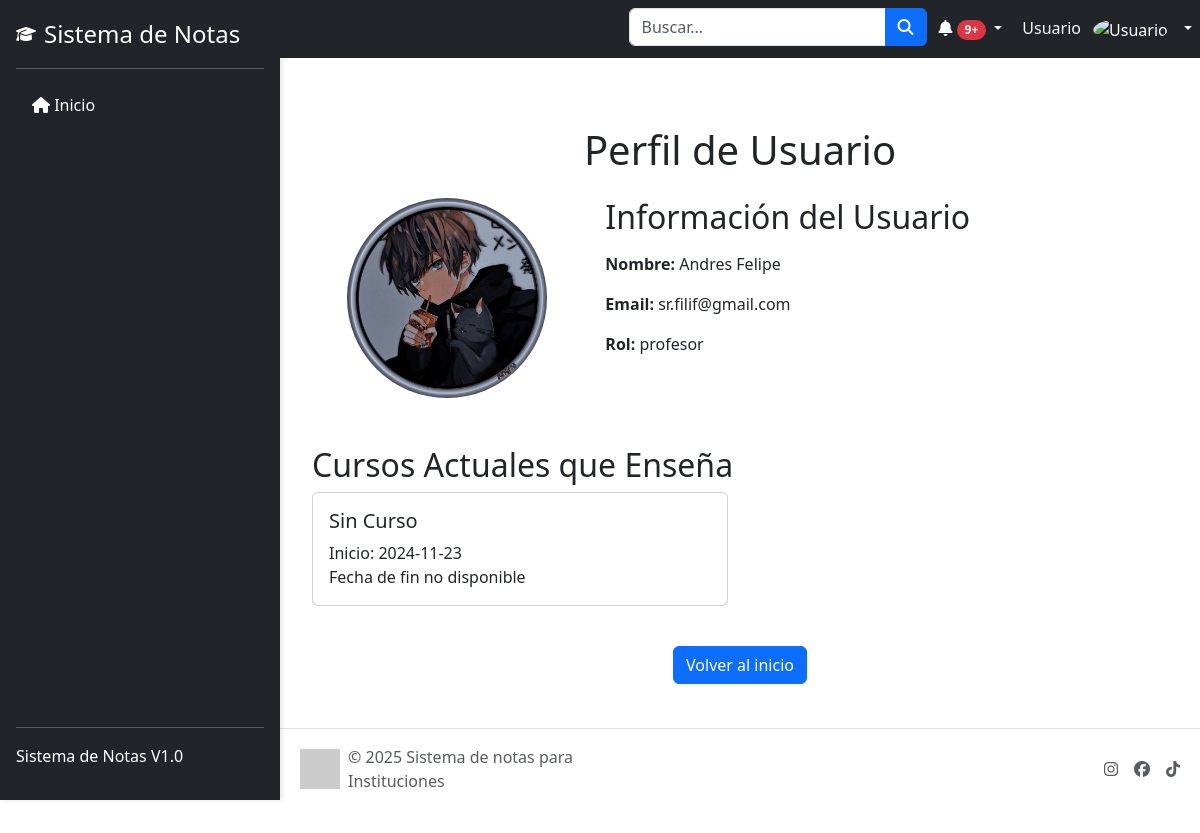
The page /dashboard/perfil.php?userid=1 on the database its author committed.
### tables this page shows
CREATE TABLE `usuarios` (
  `id` int(11) NOT NULL,
  `nombre` varchar(100) NOT NULL,
  `email` varchar(100) NOT NULL,
  `password` varchar(255) NOT NULL,
  `rol` enum('estudiante','profesor','administrador','desarrollador','moderador') NOT NULL,
  `fecha_registro` timestamp NOT NULL DEFAULT current_timestamp(),
  `numero_identidad` varchar(20) NOT NULL,
  `sexo` enum('masculino','femenino','otro') NOT NULL,
  `avatar` varchar(255) DEFAULT NULL,
  `fecha_nacimiento` date NOT NULL DEFAULT current_timestamp(),
  `telefono` int(11) NOT NULL,
  `direccion` text NOT NULL
);

CREATE TABLE `cursos_actuales` (
  `id` int(11) NOT NULL,
  `usuario_id` int(11) NOT NULL,
  `curso_id` int(11) NOT NULL,
  `fecha_inicio` date DEFAULT curdate(),
  `fecha_fin` date DEFAULT NULL
);

CREATE TABLE `cursos` (
  `id` int(11) NOT NULL,
  `nombre` varchar(100) NOT NULL,
  `materia_id` int(11) NOT NULL
);

### dashboard/perfil.php (the view, shortened to what this page needs)
<?php
include '../database.php';
$usuario_id = isset($_GET['userid']) ? intval($_GET['userid']) : (isset($_SESSION['usuario_id']) ? $_SESSION['usuario_id'] : 0);
$cursos_result = null;
$materias_result = null;
if ($usuario_id > 0) {
    $query = "SELECT id, nombre, email, fecha_registro, rol, avatar FROM usuarios WHERE id = ?";
    if ($stmt = $conn->prepare($query)) {
        $stmt->bind_param("i", $usuario_id);
        $stmt->execute();
        $result = $stmt->get_result();
        if ($usuario = $result->fetch_assoc()) {
            $nombre = htmlspecialchars($usuario['nombre']);
            $email = htmlspecialchars($usuario['email']);
            $perfil_rol = htmlspecialchars($usuario['rol']);
            $perfil_avatar = !empty($usuario['avatar']) ? '../uploads/images/profile/' . $usuario['avatar'] : 'https://via.placeholder.com/100';
        } else {
            echo "Usuario no encontrado.";
            exit;
        }
    } else {
        echo "Error en la consulta.";
        exit;
    }
    if ($perfil_rol == 'estudiante') {
        $cursos_query = "
        SELECT c.nombre AS curso_nombre, ca.fecha_inicio, ca.fecha_fin
        FROM cursos_actuales ca
        INNER JOIN cursos c ON c.id = ca.curso_id
        WHERE ca.usuario_id = ?";
        if ($cursos_stmt = $conn->prepare($cursos_query)) {
            $cursos_stmt->bind_param("i", $usuario_id);
            $cursos_stmt->execute();
            $cursos_result = $cursos_stmt->get_result();
        }
    } elseif ($perfil_rol == 'profesor') {
        $materias_query = "
        SELECT c.nombre AS curso_nombre, ca.fecha_inicio, ca.fecha_fin
        FROM cursos_actuales ca
        INNER JOIN cursos c ON c.id = ca.curso_id
        WHERE ca.usuario_id = ?";
        if ($materias_stmt = $conn->prepare($materias_query)) {
            $materias_stmt->bind_param("i", $usuario_id);
            $materias_stmt->execute();
            $materias_result = $materias_stmt->get_result();
        }
    }
} else {
    echo "ID de usuario no válido.";
    exit;
}
?>
<!DOCTYPE html>
<html lang="es">
<head>
    <link href="https://cdn.jsdelivr.net/npm/bootstrap@5.3.0-alpha1/dist/css/bootstrap.min.css" rel="stylesheet">
    <link rel="stylesheet" href="./public/css/styles.css">
</head>
<body>
    <aside>
    <?php include 'componentes/sidebar.php'; ?>
    </aside>
    <?php include 'componentes/topbar.php'; ?>
    <main>
        <div class="container mt-5">
            <h1 class="text-center mb-4">Perfil de Usuario</h1>
            <div class="row justify-content-center">
                <div class="col-md-4 text-center">
                    <img src="<?= htmlspecialchars($perfil_avatar) ?>" alt="Avatar de <?= $nombre ?>" class="img-fluid rounded-circle" height="200px" width="200px">
                </div>
                <div class="col-md-8">
                    <h2 class="mb-3">Información del Usuario</h2>
                    <p><strong>Nombre:</strong> <?= $nombre ?></p>
                    <p><strong>Email:</strong> <?= $email ?></p>
                    <p><strong>Rol:</strong> <?= $perfil_rol ?></p>
                </div>
            </div>
            <div class="mt-5">
                <?php if ($perfil_rol == 'estudiante'): ?>
                    <h2>Cursos Actuales</h2>
                    <?php if ($cursos_result->num_rows > 0): ?>
                        <div class="row">
                            <?php while ($curso = $cursos_result->fetch_assoc()): ?>
                                <div class="col-md-6 mb-3">
                                    <div class="card">
                                        <div class="card-body">
                                            <h5 class="card-title"><?= htmlspecialchars($curso['curso_nombre']) ?></h5>
                                            <p class="card-text">
                                                <?= $curso['fecha_inicio'] ? 'Inicio: ' . htmlspecialchars($curso['fecha_inicio']) : 'Fecha de inicio no disponible' ?>
                                                <br>
                                                <?= $curso['fecha_fin'] ? 'Fin: ' . htmlspecialchars($curso['fecha_fin']) : 'Fecha de fin no disponible' ?>
                                            </p>
                                        </div>
                                    </div>
                                </div>
                            <?php endwhile; ?>
                        </div>
                    <?php else: ?>
                        <p>Este estudiante no está matriculado en ningún curso.</p>
                    <?php endif; ?>
                <?php elseif ($perfil_rol == 'profesor'): ?>
                    <h2>Cursos Actuales que Enseña</h2>
                    <?php if ($materias_result->num_rows > 0): ?>
                        <div class="row">
                            <?php while ($materia = $materias_result->fetch_assoc()): ?>
                                <div class="col-md-6 mb-3">
                                    <div class="card">
                                        <div class="card-body">
                                            <h5 class="card-title"><?= htmlspecialchars($materia['curso_nombre']) ?></h5>
                                            <p class="card-text">
                                                <?= $materia['fecha_inicio'] ? 'Inicio: ' . htmlspecialchars($materia['fecha_inicio']) : 'Fecha de inicio no disponible' ?>
                                                <br>
                                                <?= $materia['fecha_fin'] ? 'Fin: ' . htmlspecialchars($materia['fecha_fin']) : 'Fecha de fin no disponible' ?>
                                            </p>
                                        </div>
                                    </div>
                                </div>
                            <?php endwhile; ?>
                        </div>
                    <?php else: ?>
                        <p>Este profesor no está asignado a ningún curso.</p>
                    <?php endif; ?>
                <?php endif; ?>
            </div>
            <div class="text-center mt-4">
                <a href="index.php" class="btn btn-primary">Volver al inicio</a>
            </div>
        </div>
    </main>
    <?php include 'componentes/footer.php'; ?>
</body>
</html>

### dashboard/public/css/styles.css (style rules this page uses)
body { display: flex; flex-direction: column; min-height: 100vh; }
aside { position: fixed; height: 100vh; width: 280px; background-color: #343a40; color: white; box-shadow: 2px 0 5px rgba(0, 0, 0, 0.1); }
main { margin-left: 280px; flex: 1; padding: 20px; }

### public/css/styles.css (style rules this page uses)
body { display: flex; flex-direction: column; min-height: 100vh; }
aside { position: fixed; height: 100vh; width: 280px; background-color: #343a40; color: white; box-shadow: 2px 0 5px rgba(0, 0, 0, 0.1); }
main { margin-left: 280px; flex: 1; padding: 20px; }

### dashboard/perfil.php (style rules this page uses)
body { display: flex; flex-direction: column; min-height: 100vh; }
aside { position: fixed; height: 100vh; width: 280px; background-color: #343a40; color: white; box-shadow: 2px 0 5px rgba(0, 0, 0, 0.1); }

### rows shown on the page
usuarios: avatar (picture), nombre "Andres Felipe", email "sr.filif@gmail.com", rol "profesor"
cursos_actuales: curso.nombre "Sin Curso", fecha_inicio "2024-11-23", shows "Fecha de fin no disponible"

### other values the page prints
$_SESSION['usuario_nombre'] "Usuario"
